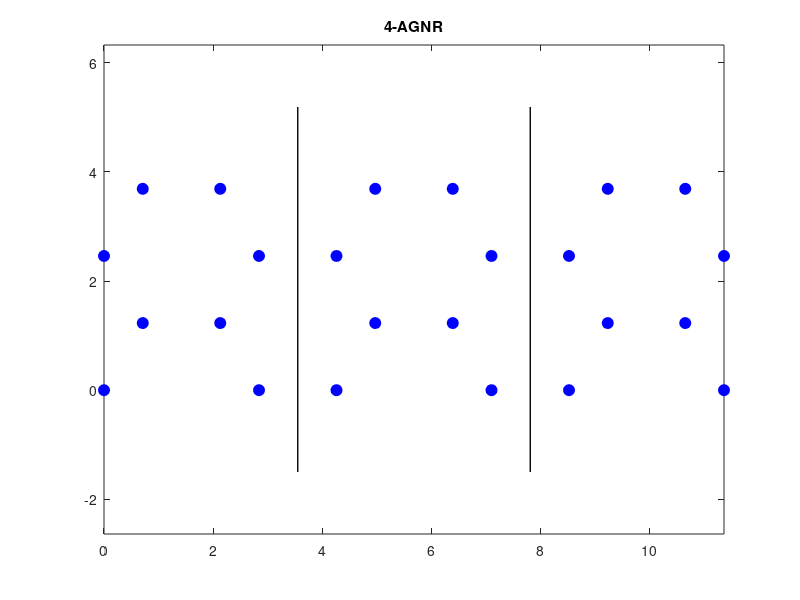
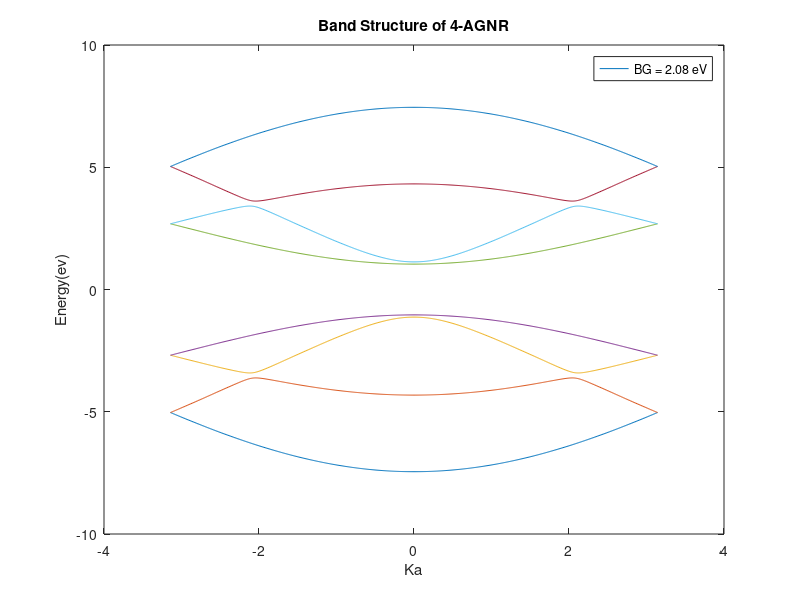

MATLAB code to generate these figures, in order:
close all;
clear all;
clc;

n = 4;
N_Ring_Unit = 2;

N_Total_Plot = (n*N_Ring_Unit*3);

a0 = 1.42;
d1=a0;
d2=2.45951214;
d3=2.84;
mrg = 0.01;

eps=0;
t1=-2.65;
t2=0;
t3=-0.27;

D_w = (n-1)*(a0*sqrt(3)/2);
Unit_L = N_Ring_Unit*1.5*a0;
fprintf('Ribbon Width = %.2f nm\n\n',D_w/10);

atom_x=zeros(1,N_Total_Plot);
atom_y=zeros(1,N_Total_Plot);

atom_x(1)=0;     atom_x(2)=d1/2;           atom_x(3)=0;            atom_x(4)=d1/2;
atom_y(1)=0;     atom_y(2)=d1*sqrt(3)/2;   atom_y(3)=d1*sqrt(3);   atom_y(4)=1.5*d1*sqrt(3);

atom_x(5)=2*d1;  atom_x(6)=d1*1.5;         atom_x(7)=2*d1;         atom_x(8)=d1*1.5;
atom_y(5)=0;     atom_y(6)=d1*sqrt(3)/2;   atom_y(7)=d1*sqrt(3);   atom_y(8)=1.5*d1*sqrt(3);

atom_x(9)=0+3*d1;      atom_x(10)=d1/2+3*d1;     atom_x(11)=0+3*d1;      atom_x(12)=d1/2+3*d1;
atom_y(9)=0;           atom_y(10)=d1*sqrt(3)/2;  atom_y(11)=d1*sqrt(3);  atom_y(12)=1.5*d1*sqrt(3);

atom_x(13)=2*d1+3*d1;  atom_x(14)=d1*1.5+3*d1;   atom_x(15)=2*d1+3*d1;   atom_x(16)=d1*1.5+3*d1;
atom_y(13)=0;          atom_y(14)=d1*sqrt(3)/2;  atom_y(15)=d1*sqrt(3);  atom_y(16)=1.5*d1*sqrt(3);

atom_x(17)=0+6*d1;     atom_x(18)=d1/2+6*d1;     atom_x(19)=0+6*d1;      atom_x(20)=d1/2+6*d1;
atom_y(17)=0;          atom_y(18)=d1*sqrt(3)/2;  atom_y(19)=d1*sqrt(3);  atom_y(20)=1.5*d1*sqrt(3);

atom_x(21)=2*d1+6*d1;  atom_x(22)=d1*1.5+6*d1;   atom_x(23)=2*d1+6*d1;   atom_x(24)=d1*1.5+6*d1;
atom_y(21)=0;          atom_y(22)=d1*sqrt(3)/2;  atom_y(23)=d1*sqrt(3);  atom_y(24)=1.5*d1*sqrt(3);

for i=1:N_Total_Plot
    plot(atom_x(i),atom_y(i),'o','MarkerSize',8,'MarkerEdgeColor','b','MarkerFaceColor',[0,0,1]);hold on;
    axis equal;
end
title('4-AGNR');
line([(Unit_L - 0.5*d1) (Unit_L - 0.5*d1)],[-1.5 (D_w+1.5)],'Color','k','LineWidth',1);
line([(2*Unit_L - 0.5*d1) (2*Unit_L - 0.5*d1)],[-1.5 (D_w+1.5)],'Color','k','LineWidth',1);

fprintf('Making Hamiltonians...');

N_Unit = n*N_Ring_Unit;

atom_x0 = zeros(1,N_Unit);
atom_y0 = zeros(1,N_Unit);

atom_xl = zeros(1,N_Unit);
atom_yl = zeros(1,N_Unit);

atom_xr = zeros(1,N_Unit);
atom_yr = zeros(1,N_Unit);

H0=zeros(N_Unit,N_Unit);
HL=zeros(N_Unit,N_Unit);
HR=zeros(N_Unit,N_Unit);

for i=1:N_Unit
    atom_xl(i)=atom_x(i);
    atom_yl(i)=atom_y(i);
end

for i=1:N_Unit
    atom_x0(i)=atom_x(i+N_Unit);
    atom_y0(i)=atom_y(i+N_Unit);
end

for i=1:N_Unit
    atom_xr(i)=atom_x(i+2*N_Unit);
    atom_yr(i)=atom_y(i+2*N_Unit);
end

for j=1:N_Unit
    for i=1:N_Unit
        
        dis = sqrt( (atom_x0(j)-atom_x0(i))^2 + (atom_y0(j)-atom_y0(i))^2 );
        
        if  dis < mrg
            H0(j,i) = eps;
            
        elseif (d1-mrg<dis) && (dis<d1+mrg)
            H0(j,i) = t1;
            
        elseif (d2-mrg<dis) && (dis<d2+mrg)
            H0(j,i) = t2;
            
        elseif (d3-mrg<dis) && (dis<d3+mrg)
            H0(j,i) = t3;
            
        else
            H0(j,i) = 0;
        end
    end
end

for j=1:N_Unit
    for i=1:N_Unit
        
        dis = sqrt( (atom_x0(j)-atom_xl(i))^2 + (atom_y0(j)-atom_yl(i))^2 );
        
        if  dis < mrg
            HL(j,i) = eps;
            
        elseif (d1-mrg<dis) && (dis<d1+mrg)
            HL(j,i) = t1;
            
        elseif (d2-mrg<dis) && (dis<d2+mrg)
            HL(j,i) = t2;
            
        elseif (d3-mrg<dis) && (dis<d3+mrg)
            HL(j,i) = t3;
            
        else
            HL(j,i) = 0;
        end
    end
end

for j=1:N_Unit
    for i=1:N_Unit
        
        dis = sqrt( (atom_x0(j)-atom_xr(i))^2 + (atom_y0(j)-atom_yr(i))^2 );
        
        if  dis < mrg
            HR(j,i) = eps;
            
        elseif (d1-mrg<dis) && (dis<d1+mrg)
            HR(j,i) = t1;
            
        elseif (d2-mrg<dis) && (dis<d2+mrg)
            HR(j,i) = t2;
            
        elseif (d3-mrg<dis) && (dis<d3+mrg)
            HR(j,i) = t3;
            
        else
            HR(j,i) = 0;
        end
    end
end

disp=[];
p=1;
for ka=-pi:2*pi/500:pi
    HK=H0+HR*exp(1i*ka)+HL*exp(-1i*ka);
    ee=eig(HK);
    disp=[disp,ee];
    
    for j=1:length(ee)
        if ee(j)>eps
            g(p)=ee(j);
            p=p+1;
        end
    end
end

GAP=2*(min(g)-eps); if GAP< 1e-2 GAP=0; end

figure();
plot(-pi:2*pi/500:pi,disp);
title('Band Structure of 4-AGNR');
xlabel('Ka');
ylabel('Energy(ev)');
string = sprintf('BG = %.2f eV',GAP);
legend(string);